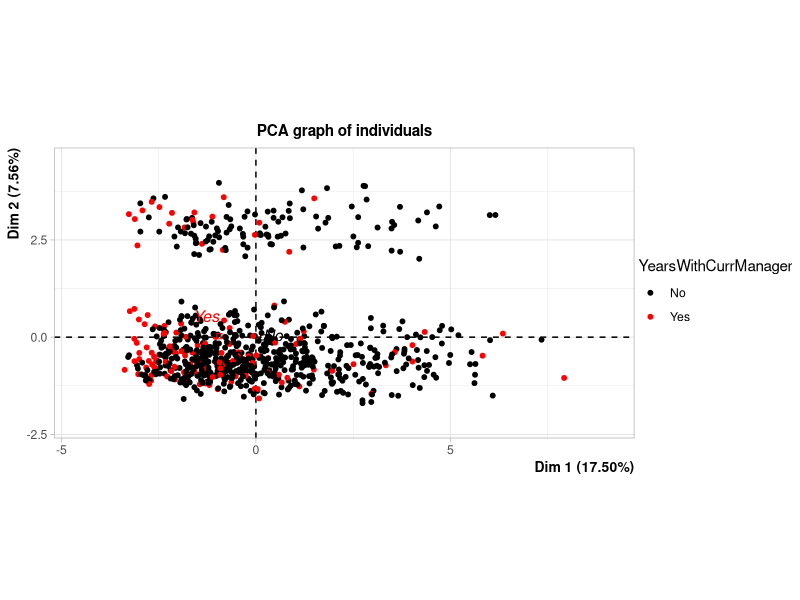
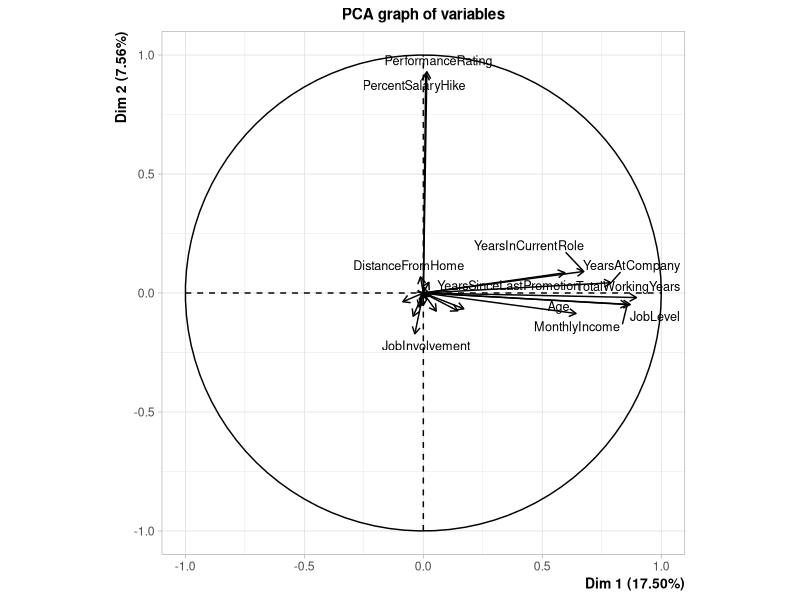

The R script that drew these images, in order: (Note: this script raises an error after producing the figures.)
## ---- chunk 1
data_train <- read.csv2("spreedsheets/data_train.csv", sep = ",")
data_train <- na.omit(data_train)
dim(data_train)
head(data_train)
## ---- chunk 2
data_train_num <- data_train[, unlist(lapply(data_train, is.numeric))]
data_train_num[25] <- data_train["Attrition"]
dim(data_train_num)
head(data_train_num)
## ---- chunk 3
chisq.test(data_train_num[-25])
## ---- chunk 4
library(FactoMineR)
res <- PCA(data_train_num, scale.unit = TRUE, graph = FALSE, quali.sup = 25)
plot(res, choix = "ind", habillage = 25, select = FALSE, unselect = 0)
plot(res, choix = "var", cex = 0.8)
## ---- chunk 5
data_train_log <- log(data_train_num[,-25])
data_train_log[data_train_log == -Inf] <- 0
data_train_log <- t(scale(t(data_train_log)))
data_train_log <- as.data.frame(data_train_log)
data_train_log[25] <- data_train["Attrition"]

head(data_train_log)
## ---- chunk 6
res <- PCA(data_train_log, scale.unit = TRUE, graph = FALSE, quali.sup = 25)
plot(res, choix = "ind", habillage = 26, select = FALSE, unselect = 0)
plot(res, choix = "var", cex = 0.7)
## ---- chunk 7
plot(res, select="cos2 0.7", choix="ind", habillage = 26)
plot(res, select="contrib 5", choix="ind", habillage = 26)
## ---- chunk 8
res$eig
barplot(res$eig[,2])
## ---- chunk 9
usefull_col <- (res$var$contrib[,1] > median(res$var$contrib[,1])) | (res$var$contrib[,2] > median(res$var$contrib[,2]))
usefull_col
## ---- chunk 10
data_train_fact <- data_train[, unlist(lapply(data_train, is.character))]
dim(data_train_fact)
head(data_train_fact)
## ---- chunk 11
library(FactoMineR)
res = MCA(data_train_fact, graph = FALSE)
barplot(res$eig[,2])
plot(res, invisible = "ind", cex = 0.5)
## ---- chunk 12
attach(data_train)
chisq.test(table(EducationField, JobRole))
chisq.test(table(EducationField, Department))
chisq.test(table(JobRole, Department))
